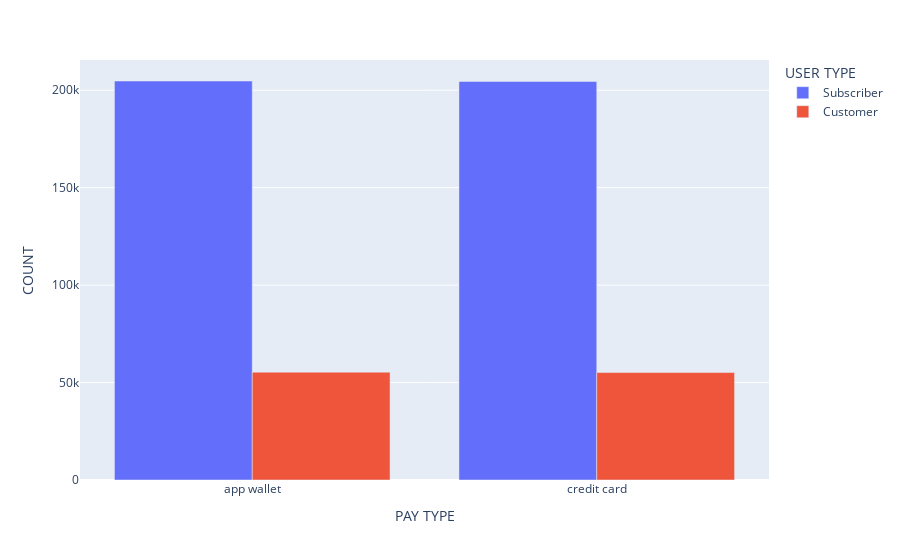

Here is the notebook cell this chart was saved with:
### Code cell
px.bar(P_PAY,x='PAY TYPE',color='USER TYPE',y='COUNT',barmode='group')

### Figure 1 — Plotly figure (JSON) as saved in the notebook; plotly's stock layout.template omitted (floating-point values rounded to 4 significant figures)
{"data": [{"alignmentgroup": "True", "hovertemplate": "USER TYPE=Subscriber<br>PAY TYPE=%{x}<br>COUNT=%{y}<extra></extra>", "legendgroup": "Subscriber", "marker": {"color": "#636efa", "pattern": {"shape": ""}}, "name": "Subscriber", "offsetgroup": "Subscriber", "orientation": "v", "showlegend": true, "textposition": "auto", "type": "bar", "x": ["app wallet", "credit card"], "xaxis": "x", "y": [204727, 204503], "yaxis": "y"}, {"alignmentgroup": "True", "hovertemplate": "USER TYPE=Customer<br>PAY TYPE=%{x}<br>COUNT=%{y}<extra></extra>", "legendgroup": "Customer", "marker": {"color": "#EF553B", "pattern": {"shape": ""}}, "name": "Customer", "offsetgroup": "Customer", "orientation": "v", "showlegend": true, "textposition": "auto", "type": "bar", "x": ["app wallet", "credit card"], "xaxis": "x", "y": [55334, 55136], "yaxis": "y"}], "layout": {"barmode": "group", "legend": {"title": {"text": "USER TYPE"}, "tracegroupgap": 0}, "margin": {"t": 60}, "xaxis": {"anchor": "y", "domain": [0, 1], "title": {"text": "PAY TYPE"}}, "yaxis": {"anchor": "x", "domain": [0, 1], "title": {"text": "COUNT"}}}}
